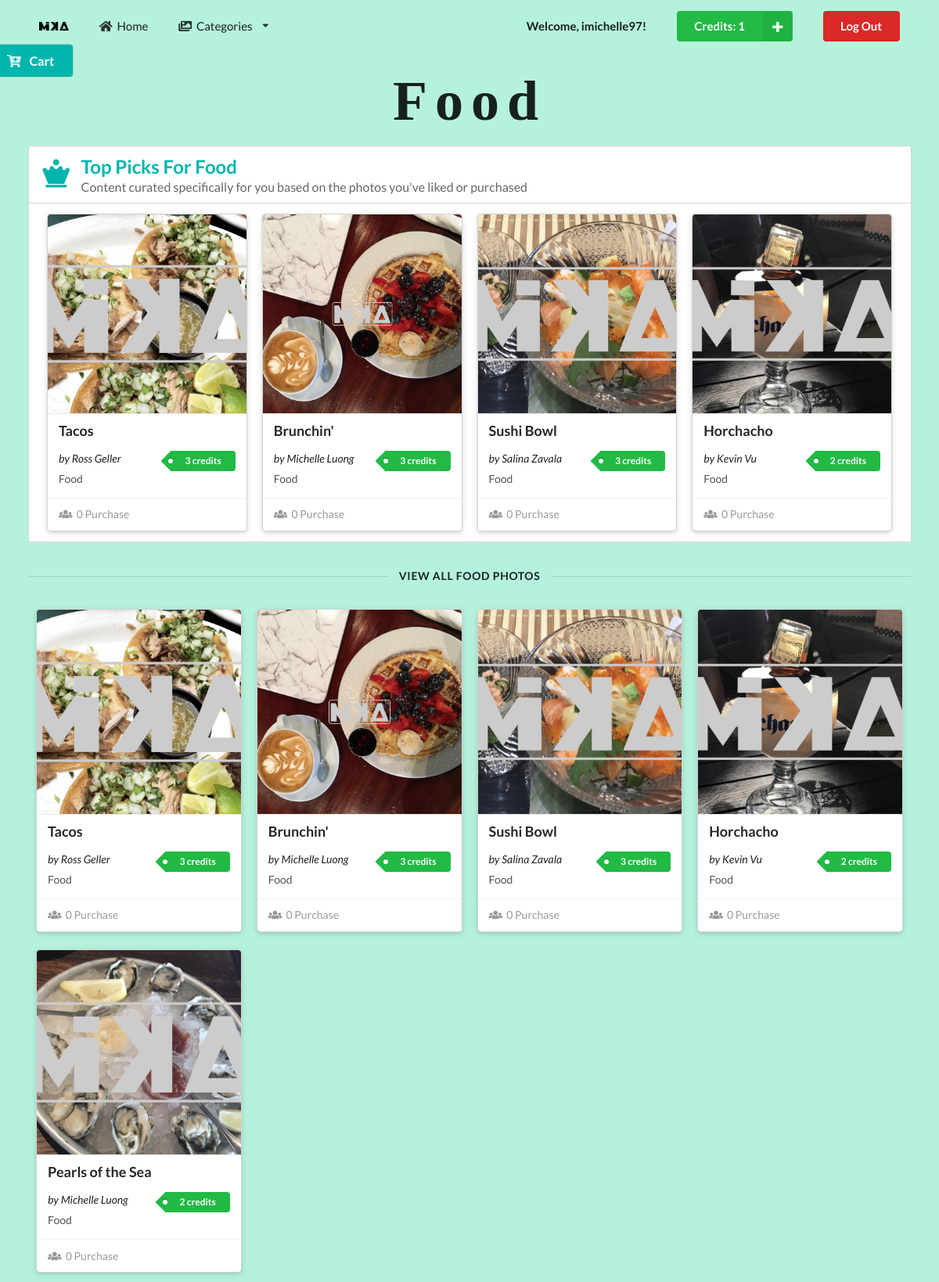
Page /food.php (signed in) on the earlier database version.
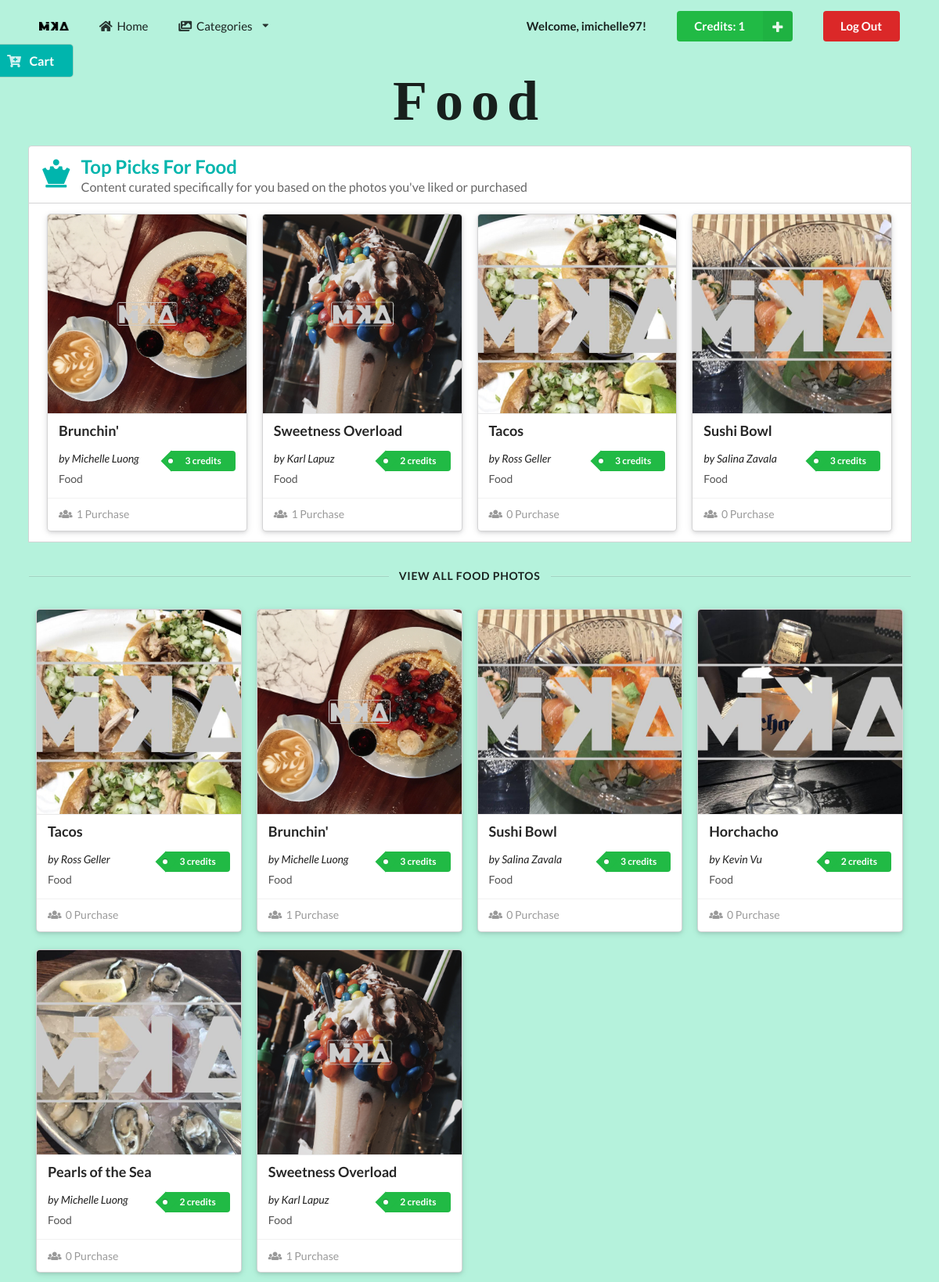
Same page on the later database version.
### tables this page shows
CREATE TABLE `customer` (
  `customerID` int(11) NOT NULL,
  `username` varchar(256) DEFAULT NULL,
  `password` varchar(256) DEFAULT NULL,
  `firstName` varchar(256) DEFAULT NULL,
  `lastName` varchar(256) DEFAULT NULL,
  `userType` varchar(128) DEFAULT NULL,
  `credits` int(11) NOT NULL
);

CREATE TABLE `imageInfo` (
  `imageID` int(11) NOT NULL,
  `imageName` varchar(256) DEFAULT NULL,
  `category` varchar(256) DEFAULT NULL,
  `imagePath` varchar(256) DEFAULT NULL,
  `photographer` varchar(256) DEFAULT NULL,
  `credits` int(11) NOT NULL,
  `uploader` varchar(256) DEFAULT NULL,
  `purchases` int(11) DEFAULT NULL
);

### server.php (called while the page is built, shortened)
<?php
	function query($query) {
        $connect = mysqli_connect('localhost', 'mika', 'sesame', 'mika');
        $result = mysqli_query($connect, $query);
        while($row = mysqli_fetch_assoc($result)) {
            $set[] = $row;
        }
        if(!empty($set)) {
            return $set;
        }
	}
?>

### food.php (the view, shortened to what this page needs)
<?php
    include('server.php');
     $username = $_SESSION['username'];
     $userQuery = "SELECT * FROM customer WHERE username='$username';";
     $userResults = mysqli_query($db, $userQuery);
     if(mysqli_num_rows($userResults) == 1) {
         $user = mysqli_fetch_assoc($userResults);
         $userCredits = $user['credits'];
     }
?>
<!DOCTYPE html>
<html lang="en">
<head>
    <link rel="stylesheet" type="text/css" href="https://cdnjs.cloudflare.com/ajax/libs/semantic-ui/2.3.3/semantic.css">
    <link rel="stylesheet" type="text/css" href="style.css">
</head>
<body>
    <section class="category">
        <div class="pusher">
            <div id="navbar" class="ui container">
                <div class="ui large secondary menu">
                    <div class="logo header item">
                        <img src="assets/images/MikaLogo.png" alt="Logo">
                    </div>
                    <a class="item" href="profile.php">
                        <i class="home icon"></i>
                        Home
                    </a>
                    <div class="ui dropdown item">
                        <i class="images icon"></i>
                        Categories
                        <i class="dropdown icon"></i>
                    </div>
                    <div class="right menu">
                        <div class="ui item">
                            <p><strong>Welcome, <?php echo $_SESSION['username']; ?>!</strong></p>
                        </div>
                        <form method="post" action="food.php" class="ui item">
                            <button type="submit" name="add_credits"class="ui right labeled icon green button">
                            <i class="plus icon"></i>
                                Credits: <?php echo $userCredits ?>
                            </button>
                        </form>
                        <div class="ui item">
                            <a class="ui negative button" href="gallery.php?action=logout">Log Out</a>
                        </div>
                    </div>
                </div>
            </div>
            <div id="toggle" class="ui sticky teal large launch right attached fixed button">
                <i class="cart plus icon"></i>
                <span class="text">Cart</span>
            </div>
            <div class="ui center aligned header">
                <h1>Food</h1>
            </div>
            <div id="top-segment" class="ui center aligned container">
                <h2 class="ui teal top attached left aligned header">
                    <i class="chess queen icon"></i>
                    <div class="content">
                        Top Picks For Food
                        <div class="sub header">
                            Content curated specifically for you based on the photos you've liked or purchased
                        </div>
                    </div>
                </h2>
                <div class="ui raised attached segment">
                    <div class="ui four center aligned doubling stackable container cards">
                        <?php
                            $imagesQuery = "SELECT * FROM imageInfo WHERE category = 'food' ORDER BY purchases DESC;";
                            $images = $db->query($imagesQuery);
                            if(!empty($images)) {
                                for ($x = 0; $x < 4; $x++) {
                                    $images->data_seek($x);
                                    $row = $images->fetch_array(MYSQLI_ASSOC);
                                    $imageID = $row['imageID'];
                                    $imageName = $row['imageName'];
                                    $category = $row['category'];
                                    $imagePath = $row['imagePath'];
                                    $photographer = $row['photographer'];
                                    $credits = $row['credits'];
                                    $purchases = $row['purchases'];
                                    $creditString = "credit";
                                    $purchaseString = "Purchase";
                                    if ($credits > 1) $creditString = "credits";
                                    ?>
                                    <form method="post" action="food.php?action=add&imageID=<?php echo $imageID ?>" class="ui column raised card">
                                        <div class="ui blurring dimmable image">
                                            <img src="<?php echo "images/MARKED_".$imagePath; ?>">
                                        </div>
                                        <div class="content">
                                            <h3 class="left aligned header"><?php echo $imageName; ?></h3>
                                            <div class="right floated meta">
                                                <p class="ui green tag label"><?php echo "$credits $creditString"; ?></p>
                                            </div>
                                            <div class="left aligned">
                                                <span><em>by <?php echo $photographer; ?></em></span>
                                            </div>
                                            <div class="left aligned description"><?php echo $category; ?>
                                            </div>
                                        </div>
                                        <div class="extra content">
                                            <span class="left floated">
                                                <i class="users icon"></i>
                                                <?php echo "$purchases $purchaseString"; ?>
                                            </span>
                                        </div>
                                    </form>
                                <?php } ?>
                        <?php } ?>
                    </div>
                </div>
            </div>
            <div class="ui horizontal divider container">
                VIEW ALL FOOD PHOTOS
            </div>
            <div class="ui four center aligned doubling stackable container cards">
                <?php
                    $imageProduct = query("SELECT * FROM imageInfo WHERE category = 'food';");
                    if(!empty($imageProduct)) {
                        foreach($imageProduct as $key => $value) {
                            $imageName = $imageProduct[$key]['imageName'];
                            $category = $imageProduct[$key]['category'];
                            $imagePath = $imageProduct[$key]['imagePath'];
                            $photographer = $imageProduct[$key]['photographer'];
                            $credits = $imageProduct[$key]['credits'];
                            $purchases = $imageProduct[$key]['purchases'];
                            $creditString = "credit";
                            $purchaseString = "Purchase";
                            if ($credits > 1) $creditString = "credits";
                ?>
                        <form method="post" action="food.php?action=add&imageID=<?php echo $imageProduct[$key]["imageID"]?>" class="ui column raised card">
                            <div class="ui blurring dimmable image">
                                <img src="<?php echo "images/MARKED_".$imagePath; ?>">
                            </div>
                            <div class="content">
                                <h3 class="left aligned header"><?php echo $imageName ?></h3>
                                <div class="right floated meta">
                                    <p class="ui green tag label"><?php echo "$credits $creditString" ?></p>
                                </div>
                                <div class="left aligned">
                                    <span><em>by <?php echo $photographer ?></em></span>
                                </div>
                                <div class="left aligned description"><?php echo $category ?>
                                </div>
                            </div>
                            <div class="extra content">
                                <span class="left floated">
                                    <i class="users icon"></i>
                                    <?php echo "$purchases $purchaseString" ?>
                                </span>
                            </div>
                        </form>
                <?php
                        }
                    }
                ?>
            </div>
        </div>
    </section>
</body>
</html>

### style.css (style rules this page uses)
h1 { font-family: phosphate; letter-spacing: 10px; font-size: 4em; }
#navbar { padding-top: 10px; }
.category { background-color: #b5f2dc; }
.category .divider { margin: 3% 0; }

Differences in the rows shown:
no longer on one of the page's lists (row unchanged): imageinfo: imageName "Horchacho", credits "2", credits "credits", photographer "Kevin Vu", category "Food", purchases "0"
changed imageinfo "Brunchin'": purchases "0" → "1"; moves up the list
added imageinfo: imagePath (picture), imageName "Sweetness Overload", credits "2", credits "credits", photographer "Karl Lapuz", category "Food", purchases "1", purchaseString "Purchase"
